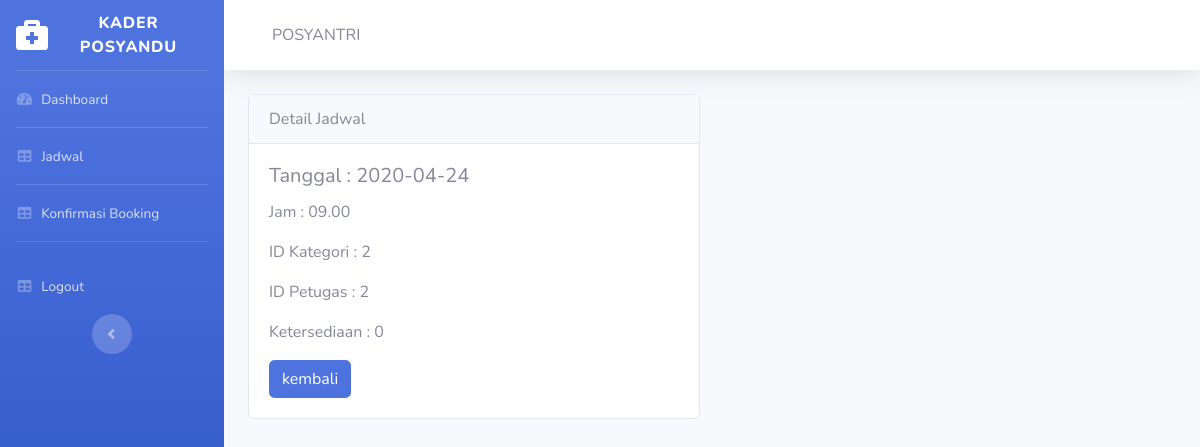
/kader/detailjadwal/2, run on the app's committed database.
### tables this page shows
CREATE TABLE `jadwal` (
  `id_jadwal` int(11) NOT NULL,
  `tanggal` date NOT NULL,
  `jam` varchar(5) NOT NULL,
  `id_kategori` int(11) NOT NULL,
  `id_petugas` int(11) NOT NULL,
  `taken` tinyint(1) NOT NULL
);

### application/controllers/Kader.php (called while the page is built, shortened)
<?php
class Kader extends CI_Controller {
    public function __construct(){
        $this->load->model('kader_model');
        $this->load->model('mBooking');
        $this->load->model('mJadwal');
        $this->load->helper('url');
        $this->load->library('session');
        $this->load->library('form_validation');
    }
    public function detailjadwal($id)
    {
        $data['title'] = 'Detail Data Jadwal';
        $data['user'] = $this->mJadwal->getJadwalByID($id);
        $this->load->view('kader/header', $data);
        $this->load->view('kader/sidebar', $data);
        $this->load->view('kader/topbar', $data);
        $this->load->view('kader/detailjadwal', $data);
        $this->load->view('kader/footer');
    }
}

### index.php (called while the page is built, shortened)
<?php
require_once BASEPATH.'core/CodeIgniter.php';

### application/models/mJadwal.php (called while the page is built, shortened)
<?php
class mJadwal extends CI_Model{
    public function getJadwalbyId($id)
    {
        return $this->db->get_where('jadwal', ['id_jadwal' => $id])->row_array();
    }
}
?>

### application/views/kader/detailjadwal.php (the view)
<div class="container">
    <div class="row mt-3">
        <div class="col-md-6">
            <div class="card">
                <div class="card-header">
                    Detail Jadwal
                </div>
                <div class="card-body">
                    <h5 class="card-title">Tanggal : <?= $user['tanggal']; ?></h5>
                    <p class="card-text">Jam : <?= $user['jam']; ?></p>
                    <p class="card-text">ID Kategori : <?= $user['id_kategori']; ?></p>
                    <p class="card-text">ID Petugas : <?= $user['id_petugas']; ?></p>
                    <p class="card-text">Ketersediaan : <?= $user['taken']; ?></p>
                    <a href=" <?= base_url('kader/jadwal') ?> " class="btn btn-primary">kembali</a>
                </div>
            </div>
        </div>
    </div>
</div>

### assets/css/style.css (style rules this page uses)
body { padding-bottom: 0px !important; }

### data on the page
jadwal: tanggal "2020-04-24", jam "09.00", id_kategori "2", id_petugas "2", taken "0"
